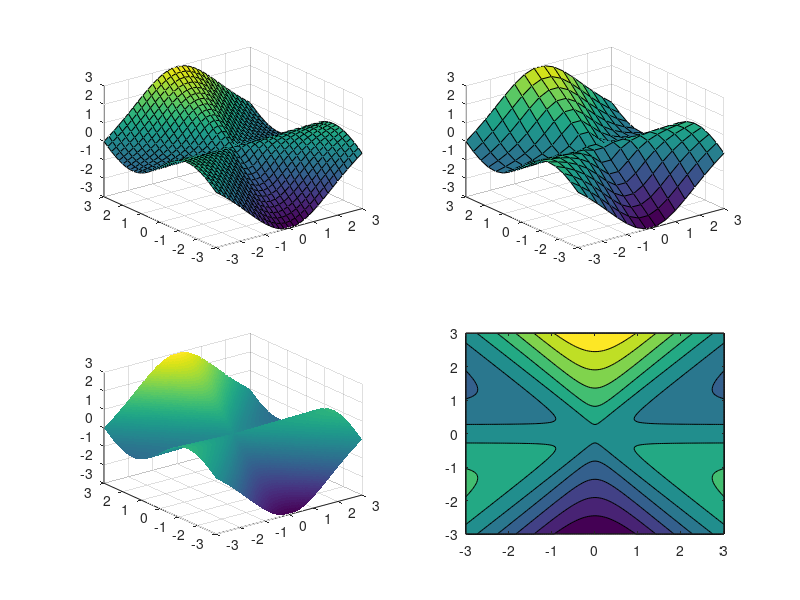
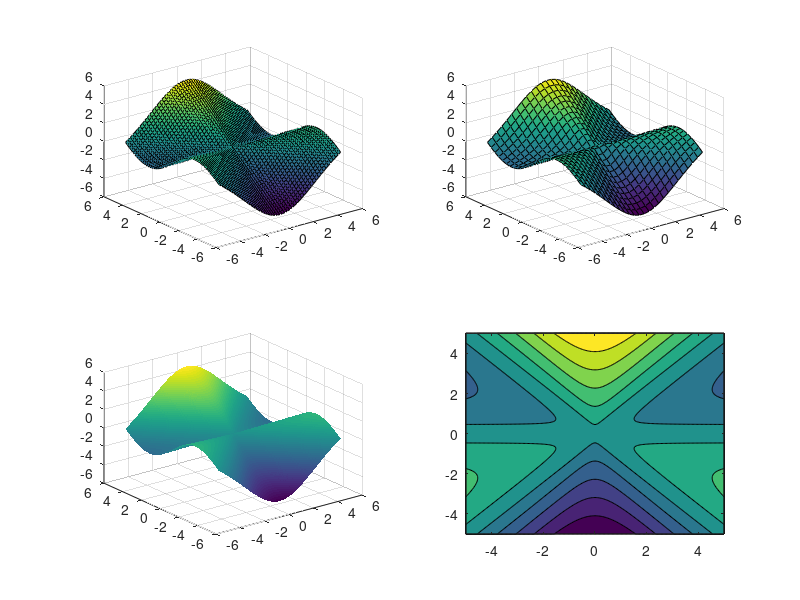
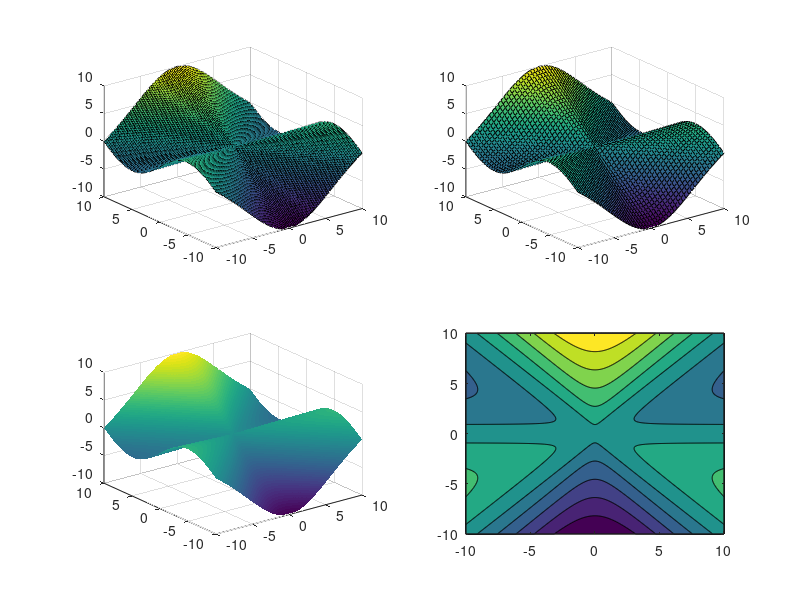

Source code (MATLAB) for these figures, in order: (Note: this script raises an error after producing the figures.)
% HW4 solution
% Yuval Bernard 211860754
%% Q1
disp('*** Question 1 ***')
clc; clear
%%% section (1) + (2)
% Here we solve questions 1 and 2 simutaneously.
% Create an anonymous function that creates a meshgrid given
% an interval and x,y range.
my_grid = @(interval,range) meshgrid(-range:interval:range);
% Save requested intervals and ranges into arrays
ranges = [3,5,10];
interval_list = [0.2, 0.4, 0.02, 0.05];

for j = 1:length(ranges)
    figure
    i = 1;
    range = ranges(j);
    while i < 5
        % Create meshgrid
        [X,Y] = my_grid(interval_list(i), range);
        % Calculate Z values
        Z = -Y .* (X.^2 - Y.^2) ./ (X.^2 + Y.^2 + eps);
        subplot(2,2,i)
        switch i
            case 3
                surf(X,Y,Z,'EdgeColor','none')
            case 4
                contourf(X,Y,Z)
            otherwise
                surf(X,Y,Z)
        end
        i = i + 1;
    end
end
disp('  ')
%% Q2
disp('*** Question 2 ***')
clc; clear; close all
%%% section (1)
ara_bad = [
    0.003   0.026   0.104   0.26    0.38    0.464   0.565   0.73    0.858   0.883   0.925   1
    0.003   0.007   0.026   0.104   0.26    0.38    0.464   0.507   0.571   0.609   0.609   0.783
    0.002   0.002   0.007   0.023   0.063   0.168   0.329   0.418   0.446   0.482   0.496   0.503
    0.002   0.002   0.002   0.002   0.003   0.021   0.075   0.147   0.231   0.269   0.275   0.294
    0.002   0.002   0.002   0.002   0.002   0.002   0.009   0.054   0.136   0.164   0.198   0.203
    0.002   0.002   0.002   0.002   0.002   0.002   0.002   0.004   0.037   0.079   0.124   0.137
    0.002   0.002   0.002   0.002   0.002   0.002   0.002   0.002   0.002   0.03    0.077   0.099
    0.002   0.002   0.002   0.002   0.002   0.002   0.002   0.002   0.002   0.004   0.03    0.077];

% Open fig in fullscreen
figure('WindowState', 'maximized')
% Create a 2x2 subplot template
t = tiledlayout(2,2);

surfc_azimuth = [-42.1, 35];
surf_azimuth = [49.5, 23];

nexttile;
surf(ara_bad)
xlabel("Arabinose [A.U.]"); ylabel("cAMP [A.U.]"); zlabel("AraBAD")
title('surf plot','FontSize',12,'FontWeight','bold')
view(surf_azimuth)

nexttile;
surfc(ara_bad)
xlabel("Arabinose [A.U.]"); ylabel("cAMP [A.U.]"); zlabel("AraBAD")
title('surfc plot','FontSize',12,'FontWeight','bold')
view(surfc_azimuth)

nexttile
bar3(ara_bad)
xlabel("Arabinose [A.U.]"); ylabel("cAMP [A.U.]"); zlabel("AraBAD")
title('bar3 plot','FontSize',12,'FontWeight','bold')
xticks([]); yticks([])

nexttile
contour(ara_bad)
xlabel("Arabinose [A.U.]"); ylabel("cAMP [A.U.]"); zlabel("AraBAD")
title('contour plot','FontSize',12,'FontWeight','bold')
xticks([]); yticks([])

%%% section (2)
% The colors represent the values of the given matrix.
% At each (integer-valued) point on the x-y plane,
% the value at [x,y]=[i,j] is ara_bad(i,j).
% There are the same for all plot types.

%%% section (3)
% No meshgrid is needed in this case,
% as the column and row indices can be used
% as x-y coordinates.
disp('  ')
%% Q3
disp('*** Question 3 ***')
clear; clc; close all
% Get list of .tif files in 'images_dir'.
dir_list = dir('images_dir/*.TIF');
% Initialize array to store frames.
F(length(dir_list)) = struct('cdata',[],'colormap',[]); 
f = figure;
for ii_image = 1:length(dir_list)
    % Read image in an os-agnostic manner
    Im = imread(fullfile(dir_list(ii_image).folder, dir_list(ii_image).name));
    % imadjust is used in the follwing cell  to increase the image contrast.
    Im = imadjust(Im);
    % Populate figure window
    imshow(Im);
    % Save figure to frame.
    F(ii_image) = getframe(gcf);
end
% Create movie from saved frames.
movie(f, F)
disp('  ')
%% Q4
disp('*** Question 4 ***')
clear; clc; close all
% Here we load a chemical exchange saturation transfer (CEST)
% experiment, where the horizontal axis represents
% the frequency of an alternating magnetic field that saturates the magnetic moment of
% a 1/2-spin ensemble, and the vertical axis repersent the measured attenuation of
% the magnetization of another 1/2-spin ensemble, which is in close
% proximity and can exchange nuclei.
% The RF field frequency is relative 
% to the resonance frequency of the second 1/2-spin ensemble.

% Load table as a .mat file. Actually a table
load HW4_211860754_Yuval_Bernard.mat

% First plot: generic lineplot that shows the CEST spectrum:
subplot(2,1,1)
plot(T.Offset, T.Measurement)
xlabel('Offset (Hz)'); ylabel('Degree of attenuation (arb)')
title(['CEST Z-spectrum for LP30 Lithium dendrite' ...
    ' in a Lithium electrolyte solution'])

% Second plot: histogram of measuremened attenuation values.
% Required in a Bayesian fitting paradigm (posterior predictive checks),
% where simulated spectra generated from random model parameter samples
% are plotted as histograms on top of the histogram of the observed data.
% If the histograms follow the same shape as the observed data,
% then the posterior is considered acceptable for inference.
subplot(2,1,2)
histogram(T.Measurement)
xlabel('Degree of attenuation (arb)')
ylabel('#times repeated')
title('Histogram of measured values, to be compared with random posterior simulations')

disp('  ')
